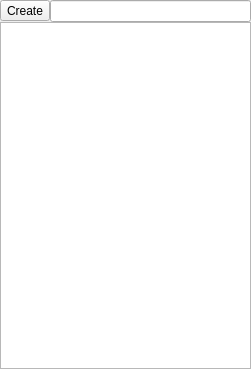
<?xml version="1.0" encoding="UTF-8"?>
<ui version="4.0">
 <class>HierarchyView</class>
 <widget class="QWidget" name="HierarchyView">
  <property name="geometry">
   <rect>
    <x>0</x>
    <y>0</y>
    <width>251</width>
    <height>369</height>
   </rect>
  </property>
  <property name="sizePolicy">
   <sizepolicy hsizetype="Minimum" vsizetype="Preferred">
    <horstretch>0</horstretch>
    <verstretch>0</verstretch>
   </sizepolicy>
  </property>
  <property name="minimumSize">
   <size>
    <width>200</width>
    <height>0</height>
   </size>
  </property>
  <property name="windowTitle">
   <string>Form</string>
  </property>
  <layout class="QVBoxLayout" name="verticalLayout">
   <property name="spacing">
    <number>0</number>
   </property>
   <property name="leftMargin">
    <number>0</number>
   </property>
   <property name="topMargin">
    <number>0</number>
   </property>
   <property name="rightMargin">
    <number>0</number>
   </property>
   <property name="bottomMargin">
    <number>0</number>
   </property>
   <item>
    <layout class="QHBoxLayout" name="horizontalLayout">
     <property name="spacing">
      <number>0</number>
     </property>
     <item>
      <widget class="QToolButton" name="toolButton">
       <property name="text">
        <string>Create</string>
       </property>
      </widget>
     </item>
     <item>
      <widget class="QLineEdit" name="lineEdit"/>
     </item>
    </layout>
   </item>
   <item>
    <widget class="QTreeView" name="hierarchyTreeView">
     <property name="sizePolicy">
      <sizepolicy hsizetype="Minimum" vsizetype="Expanding">
       <horstretch>0</horstretch>
       <verstretch>0</verstretch>
      </sizepolicy>
     </property>
     <property name="minimumSize">
      <size>
       <width>0</width>
       <height>0</height>
      </size>
     </property>
     <property name="editTriggers">
      <set>QAbstractItemView::NoEditTriggers</set>
     </property>
     <property name="alternatingRowColors">
      <bool>false</bool>
     </property>
     <property name="selectionMode">
      <enum>QAbstractItemView::ExtendedSelection</enum>
     </property>
     <property name="indentation">
      <number>12</number>
     </property>
     <property name="expandsOnDoubleClick">
      <bool>false</bool>
     </property>
     <attribute name="headerVisible">
      <bool>false</bool>
     </attribute>
    </widget>
   </item>
  </layout>
 </widget>
 <resources/>
 <connections/>
</ui>
